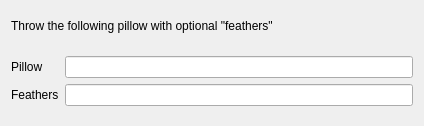
<?xml version="1.0" encoding="UTF-8"?>
<ui version="4.0">
 <class>Form</class>
 <widget class="QWidget" name="Form">
  <property name="geometry">
   <rect>
    <x>0</x>
    <y>0</y>
    <width>424</width>
    <height>126</height>
   </rect>
  </property>
  <property name="windowTitle">
   <string>Form</string>
  </property>
  <layout class="QVBoxLayout" name="verticalLayout">
   <item>
    <widget class="QLabel" name="label">
     <property name="text">
      <string>Throw the following pillow with optional &quot;feathers&quot;</string>
     </property>
    </widget>
   </item>
   <item>
    <widget class="QWidget" name="widget" native="true">
     <layout class="QGridLayout" name="gridLayout">
      <property name="leftMargin">
       <number>0</number>
      </property>
      <property name="rightMargin">
       <number>0</number>
      </property>
      <item row="0" column="0">
       <widget class="QLabel" name="label_2">
        <property name="text">
         <string>Pillow</string>
        </property>
       </widget>
      </item>
      <item row="0" column="1">
       <widget class="LineEdit" name="LineEdit">
        <property name="template" stdset="0">
         <string>inspector-pillow</string>
        </property>
       </widget>
      </item>
      <item row="1" column="0">
       <widget class="QLabel" name="label_3">
        <property name="text">
         <string>Feathers</string>
        </property>
       </widget>
      </item>
      <item row="1" column="1">
       <widget class="LineEdit" name="LineEdit_2">
        <property name="template" stdset="0">
         <string>inspector-feathers</string>
        </property>
       </widget>
      </item>
     </layout>
    </widget>
   </item>
  </layout>
 </widget>
 <customwidgets>
  <customwidget>
   <class>LineEdit</class>
   <extends>QLineEdit</extends>
   <header>wallaby.frontends.qt.widgets.edits.lineEdit</header>
  </customwidget>
 </customwidgets>
 <resources/>
 <connections/>
</ui>
